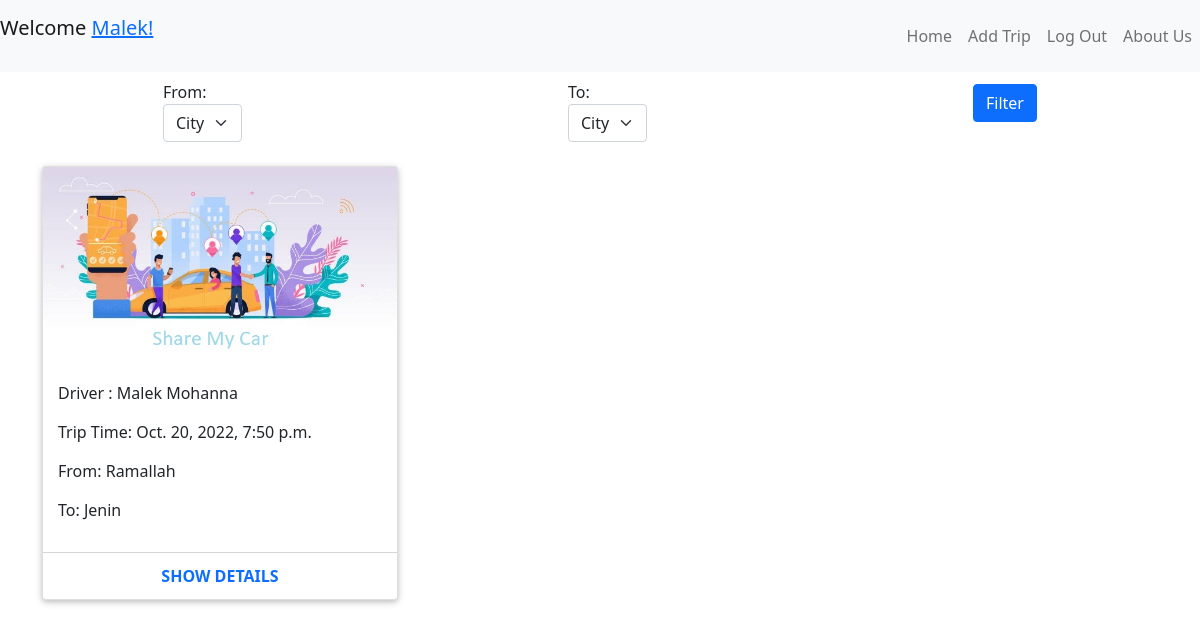
Before: /wall/ (signed in) with the older database file.
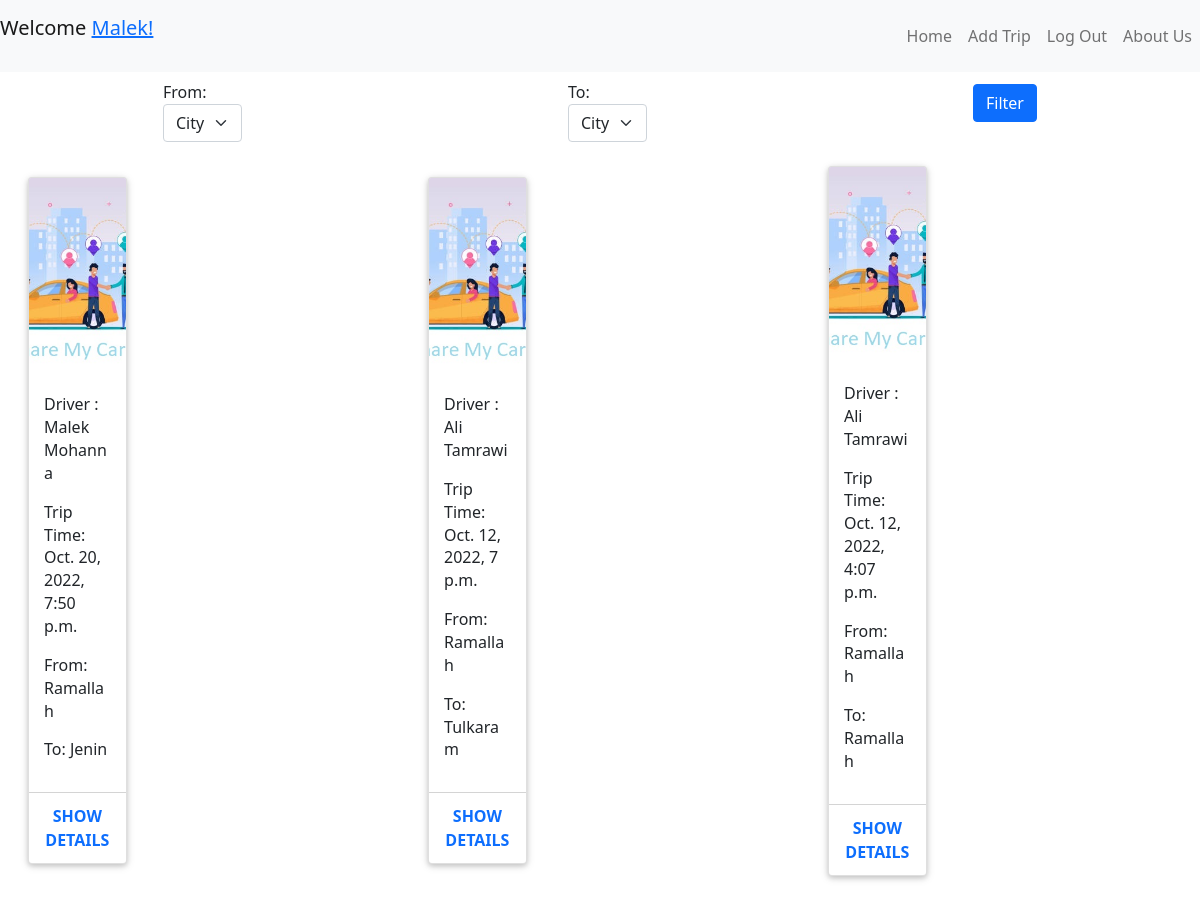
After: the same page with the newer database file.
### car_pool_app/models.py (models this page shows)
class User(models.Model):
    first_name = models.CharField(max_length=255)
    last_name = models.CharField(max_length=255)
    email = models.CharField(max_length=255)
    password = models.CharField(max_length=255)
    created_at = models.DateTimeField(auto_now_add=True)
    updated_at = models.DateTimeField(auto_now=True)
    objects = UserManager()

class Trip(models.Model):
    phone_num= models.IntegerField()
    car = models.CharField(max_length = 255)
    seats_num = models.IntegerField()
    from_where = models.CharField(max_length=255)
    to_where = models.CharField(max_length=255)
    descreption = models.CharField(max_length=255)
    when = models.DateTimeField(default = datetime.datetime.now())
    driver = models.ForeignKey(User, related_name="drivers", on_delete = models.CASCADE)
    created_at = models.DateTimeField(auto_now_add=True)
    updated_at = models.DateTimeField(auto_now=True)
    objects = TripManager()

### car_pool_app/views.py (the view)
# urls.py: path('wall/',views.wall),
def wall(request):
    context={
        'my_trip':Trip.objects.all(),
        'my_user':User.objects.get(id=request.session['user_id']),
    }
    return render(request,'wall.html',context)

### car_pool_app/templates/wall.html (shortened to what this page needs)
<!DOCTYPE html>
<html lang="en">
  <head>
    {% load static %}
    <link rel="stylesheet" href="{% static 'css/wall.css' %}" />
    <link
      href="https://cdn.jsdelivr.net/npm/bootstrap@5.0.2/dist/css/bootstrap.min.css"
      rel="stylesheet"
    />
  </head>
  <body>
    <nav
      class="d-flex justify-content-between navbar navbar-expand-lg navbar-light bg-light"
      id="nav"
    >
      <div>
        <p class="navbar-brand">Welcome <a href="#">{{my_user.first_name}}!</a></p>
      </div>
      <div>
        <ul class="navbar-nav">
          <li class="nav-item active">
            <a class="nav-link" href="#">Home</a>
          </li>
          <li class="nav-item">
            <a class="nav-link" href="/make_trip">Add Trip</a>
          </li>
          <li class="nav-item">
            <a class="nav-link" href="#">Log Out</a>
          </li>
          <li class="nav-item dropdown">
            <a class="nav-link" href="#">About Us</a>
          </li>
        </ul>
      </div>
    </nav>
    <form action="" method="post">
        <nav class="navbar navbar-expand-lg d-flex justify-content-around" id="search_bar">
          <div>
            <label  for="from">From:</label>
            <select class="form-select" aria-label="Default select example" name="from" id="from">
              <option value="city">City</option>
            </select>
          </div>
          <div>
            <label for="to">To:</label>
            <select class="form-select" aria-label="Default select example" name="to" id="to">
              <option value="city">City</option>
            </select>
          </div>
          <button id="filter" type="submit" class="btn btn-primary mb-3">Filter</button>
        </nav>
    </form>
    <section>
      <section class="wrapper">
        {% for trip in my_trip %}
        <div class="container-fostrap">
            <div class="content">
                <div class="container">
                    <div class="row">
                        <div class="col-xs-12 col-sm-4">
                            <div class="card">
                                <a class="img-card" >
                                <img src="{% static 'icons/car_image.jpg' %}" />
                              </a>
                                <div class="card-content">
                                    <p class="">Driver : {{trip.driver.first_name}} {{trip.driver.last_name}}</p>
                                    <p>Trip Time: {{trip.when}}</p>
                                    <p>From: {{trip.from_where}}</p>
                                    <p>To: {{trip.to_where}}</p>
                                </div>
                                <div class="card-read-more">
                                    <a href="http://www.fostrap.com/2016/03/bootstrap-3-carousel-fade-effect.html" class="btn btn-link btn-block">
                                        Show details
                                    </a>
                                </div>
                            </div>
                        </div>
                            </div>
                        </div>
                    </div>
                </div>
        {% endfor %}
    </section>
    </section>
  </body>
</html>

### car_pool_app/static/css/wall.css (style rules this page uses)
html, body { -moz-box-sizing: border-box; box-sizing: border-box; height: 100%; width: 100%; background: #FFF; font-family: 'Roboto', sans-serif; font-weight: 400; }
.wrapper { display: table; height: 100%; width: 100%; }
.container-fostrap { display: table-cell; padding: 1em; text-align: center; vertical-align: middle; }
.card { display: block; margin-bottom: 20px; line-height: 1.42857143; background-color: #fff; border-radius: 2px; box-shadow: 0 2px 5px 0 rgba(0,0,0,0.16),0 2px 10px 0 rgba(0,0,0,0.12); transition: box-shadow .25s; }
.img-card { width: 100%; height:200px; border-top-left-radius:2px; border-top-right-radius:2px; display:block; overflow: hidden; }
.img-card img { width: 100%; height: 200px; object-fit:cover; transition: all .25s ease; }
.card-content { padding:15px; text-align:left; }
.card-read-more { border-top: 1px solid #D4D4D4; }
.card-read-more a { text-decoration: none !important; padding:10px; font-weight:600; text-transform: uppercase }

Changed rows visible on the page:
added Trip: driver.first_name "Ali", driver.last_name "Tamrawi", when "Oct. 12, 2022, 7 p.m.", from_where "Ramallah", to_where "Tulkaram"
added Trip: driver.first_name "Ali", driver.last_name "Tamrawi", when "Oct. 12, 2022, 4:07 p.m.", from_where "Ramallah", to_where "Ramallah"
